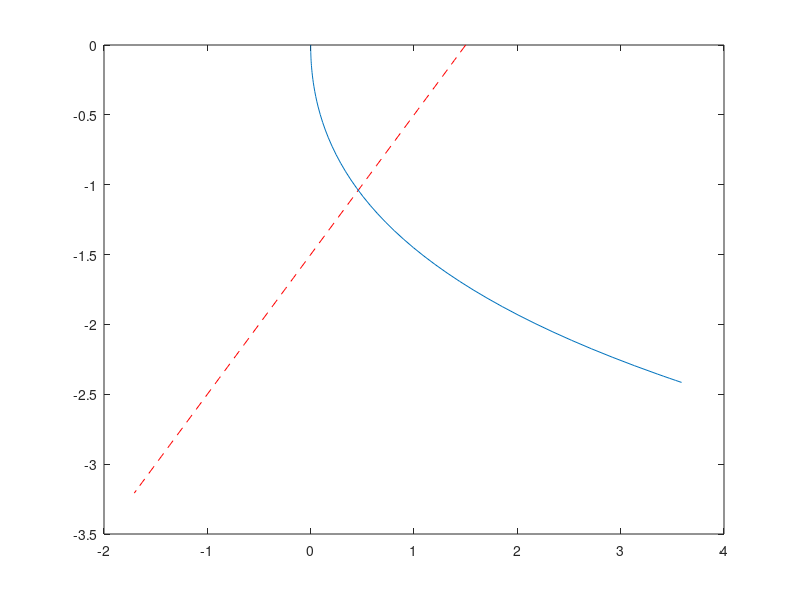

Write MATLAB code to recreate this figure. (Note: this script raises an error after producing the figure.)
clc; clear;

% t1 = 0.6931; T = 1.3863;
% u_t = @(t)[1.5 * ((t >= t1) - (t < t1))];
% rp_ode = @(t, x)[-x(1) + x(2); u_t(t)];
% [T, Y] = ode23(rp_ode, [0 T], [1.5; 0])
% plot(T, Y, T, u_t(T), '--')
% disp(Y(end, :))

% Topt = fminsearch('costfunc_5', [4 4])

Um = 1.5, x10 = 1.5,
rp_ode_str = @(t, x)[-x(1) + x(2); -Um]
rp_ode_inv = @(t, x)[-x(1) + x(2); +Um]
[t1, y1] = ode45(rp_ode_str, [0 2.138], [x10 0])
[t2, y2] = ode45(rp_ode_inv, [1.61 0], [0 0])
figure(1)
plot(y1(:, 1), y1(:, 2), 'r--', y2(:, 1), y2(:, 2))
Xcross = ginput(1)
figure(2), plot(t1, y1(:, 1) - Xcross(1), t1, y1(:, 2) - Xcross(2))
figure(3), plot(t2, y2(:, 1) - Xcross(1), t2, y2(:, 2) - Xcross(2))
for i = 1:length(t1)
    [g, j] = min(abs(y2(:, 1) - y1(i, 1)))
    Y(i) = y1(i, 2) - y2(j, 2)
end
[g, i] = min(abs(Y(:)))
t1 = t1(i)
[g, j] = min(abs(y2(:, 1) - y1(i, 1)))
t2 = 1.6 - t2(j)
t = t1
T = t1 + t2
f = costfunc_5([t, T])
